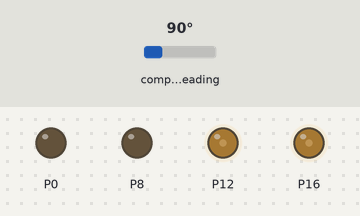
This program was run on a simulated BBC micro:bit running MicroPython. Shown: output pins drawn as LEDs (lit = HIGH). The test bench sets the inputs (shaded band); at power-on: compass heading 90°. The compass is already calibrated.

Above: at 1.2 s.
1.3 s: compass heading set to 180°
At 1.7 s:
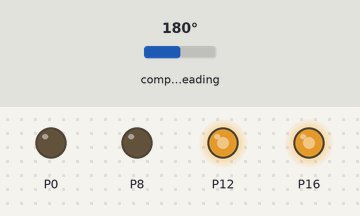
2.8 s: compass heading set to 352°
At 4.0 s:
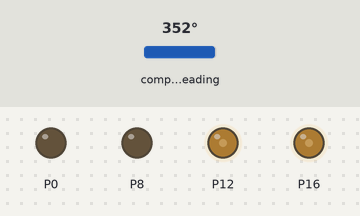
4.3 s: compass heading set to 90°
At 5.2 s:
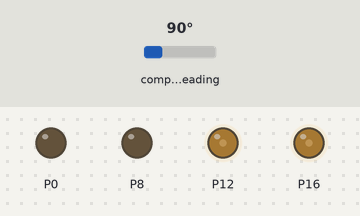
Timing chart, 0 to 7.3 s (numbered marks = the images above; inputs shaded):
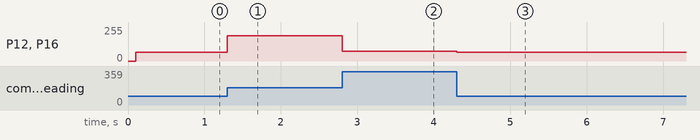

The program:

turns.py
```python
from microbit import *

compass.calibrate()

MOTOR_ON = 720
MOTOR_OFF = 0

MOTOR_ONE = 'one'
MOTOR_TWO = 'two'

MOTOR_ONE_POS_WRITE = pin16.write_analog
MOTOR_ONE_NEG_WRITE = pin0.write_analog
MOTOR_TWO_POS_WRITE = pin8.write_analog
MOTOR_TWO_NEG_WRITE = pin12.write_analog


def get_turn_direction_and_angle(desired_heading):
    angle_of_turn = compass.heading() - desired_heading
    absolute_turn = angle_of_turn - 180
    degrees_turn = 180 - (absolute_turn % 360)
    return degrees_turn


def spin_left(factor=700):
    MOTOR_ONE_POS_WRITE(factor)
    MOTOR_ONE_NEG_WRITE(MOTOR_OFF)
    MOTOR_TWO_POS_WRITE(MOTOR_OFF)
    MOTOR_TWO_NEG_WRITE(factor)


def spin_right(factor=700):
    MOTOR_ONE_POS_WRITE(factor)
    MOTOR_ONE_NEG_WRITE(MOTOR_OFF)
    MOTOR_TWO_POS_WRITE(MOTOR_OFF)
    MOTOR_TWO_NEG_WRITE(factor)


def motors_off():
    MOTOR_ONE_POS_WRITE(MOTOR_OFF)
    MOTOR_ONE_NEG_WRITE(MOTOR_OFF)
    MOTOR_TWO_POS_WRITE(MOTOR_OFF)
    MOTOR_TWO_NEG_WRITE(MOTOR_OFF)


def turn_to_heading(required_heading):
    diff_degrees = get_turn_direction_and_angle(required_heading)
    motor_factor = int(abs(diff_degrees) * (1023/180))
    if motor_factor < 100:
        motor_factor = 100

    if diff_degrees == 0:
        motors_off()
        return True
    elif diff_degrees < 0:
        spin_right(motor_factor)
    else:
        spin_left(motor_factor)
    return False


headings = [45, 270, 15, 180, 0]

for heading in headings:
    on_heading = False
    while not on_heading:
        on_heading = turn_to_heading(heading)
    sleep(10000)

print('Finished')
```

Measured:
- after the input at 1.3 s, P12, P16: 64/255 → 191/255 at once
- after the input at 2.8 s, P12, P16: 191/255 → 75/255 at once
- after the input at 4.3 s, P12, P16: 75/255 → 64/255 at once
